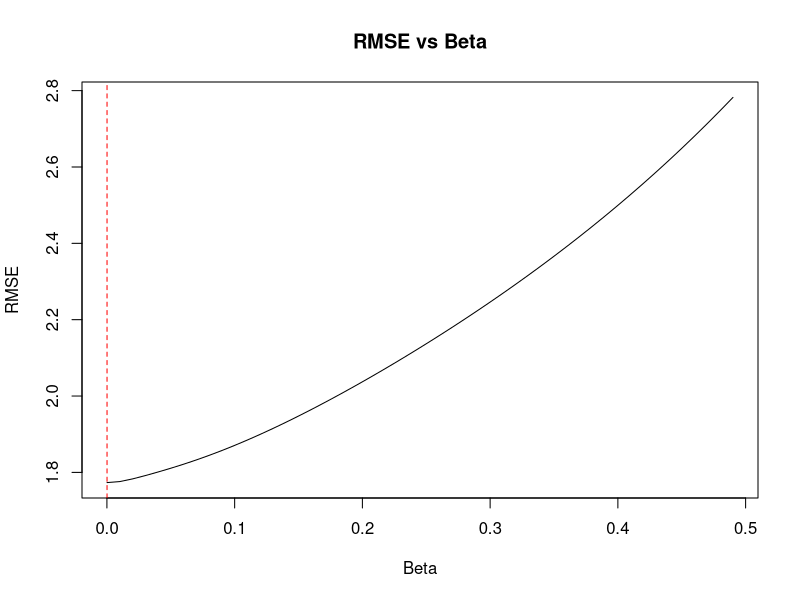

This chart was generated by the following R code:
# Install and load the forecast package
install.packages("forecast")
library(forecast)

# Create a sample time series data (replace this with your actual data)
set.seed(123)
google_data <- ts(rnorm(100), start = c(2000, 1), frequency = 12)

# Check the end date of the time series
end_date <- end(google_data)
print(end_date)  # This will show the end date of the time series

# Split the data into training and test sets
train <- window(google_data, end = c(2007, 12))  # Training set (first 8 years)
test <- window(google_data, start = c(2008, 1))  # Test set (last 2 years)

# Define a range of beta values to test
beta_values <- seq(0.0001, 0.5, by = 0.01)

# Initialize a vector to store RMSE values
rmse_values <- numeric(length(beta_values))

# Loop through beta values and calculate RMSE for each
for (i in seq_along(beta_values)) {
  beta <- beta_values[i]
  
  # Fit the Holt model with fixed alpha and current beta
  holt_model <- holt(train, alpha = 0.9967, beta = beta, h = length(test))
  
  # Calculate RMSE on the test set
  rmse_values[i] <- sqrt(mean((test - holt_model$mean)^2))
}

# Find the beta value that minimizes RMSE
optimal_beta <- beta_values[which.min(rmse_values)]
cat("Optimal beta:", optimal_beta, "\n")

# Plot RMSE vs beta values
plot(beta_values, rmse_values, type = "l", xlab = "Beta", ylab = "RMSE", main = "RMSE vs Beta")
abline(v = optimal_beta, col = "red", lty = 2)